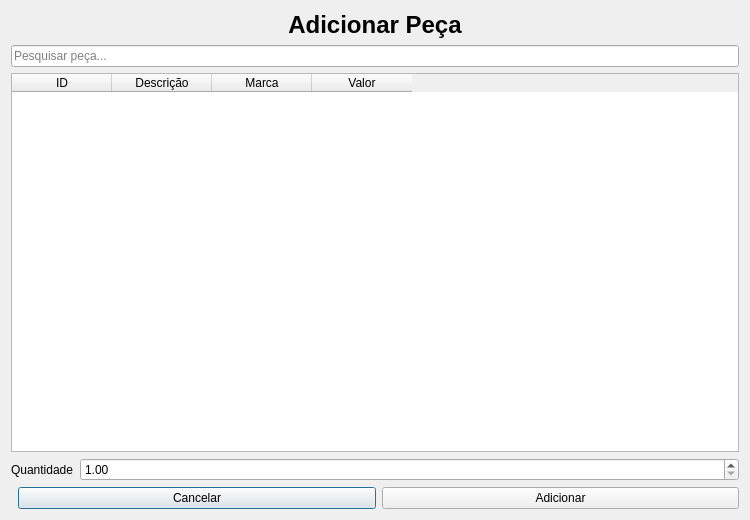
<?xml version="1.0" encoding="UTF-8"?>
<ui version="4.0">
 <class>SelecionarPecaForm</class>

 <widget class="QDialog" name="SelecionarPecaForm">

  <property name="geometry">
   <rect>
    <x>0</x>
    <y>0</y>
    <width>750</width>
    <height>520</height>
   </rect>
  </property>

  <property name="windowTitle">
   <string>Selecionar Peça</string>
  </property>

  <layout class="QVBoxLayout">

   <item>
    <widget class="QLabel">
     <property name="text">
      <string>Adicionar Peça</string>
     </property>
     <property name="alignment">
      <set>Qt::AlignCenter</set>
     </property>
     <property name="font">
      <font>
       <pointsize>18</pointsize>
       <bold>true</bold>
      </font>
     </property>
    </widget>
   </item>

   <item>
    <widget class="QLineEdit" name="txtPesquisar">
     <property name="placeholderText">
      <string>Pesquisar peça...</string>
     </property>
    </widget>
   </item>

   <item>

    <widget class="QTableWidget" name="tblPecas">

     <column>
      <property name="text">
       <string>ID</string>
      </property>
     </column>

     <column>
      <property name="text">
       <string>Descrição</string>
      </property>
     </column>

     <column>
      <property name="text">
       <string>Marca</string>
      </property>
     </column>

     <column>
      <property name="text">
       <string>Valor</string>
      </property>
     </column>

    </widget>

   </item>

   <item>

    <layout class="QFormLayout">

     <item row="0" column="0">
      <widget class="QLabel">
       <property name="text">
        <string>Quantidade</string>
       </property>
      </widget>
     </item>

     <item row="0" column="1">
      <widget class="QDoubleSpinBox" name="spnQuantidade">
       <property name="minimum">
        <double>1.0</double>
       </property>
       <property name="maximum">
        <double>9999.0</double>
       </property>
       <property name="value">
        <double>1.0</double>
       </property>
      </widget>
     </item>

    </layout>

   </item>

   <item>

    <layout class="QHBoxLayout">

     <item>
      <spacer name="horizontalSpacer">
       <property name="orientation">
        <enum>Qt::Horizontal</enum>
       </property>
      </spacer>
     </item>

     <item>
      <widget class="QPushButton" name="btnCancelar">
       <property name="text">
        <string>Cancelar</string>
       </property>
      </widget>
     </item>

     <item>
      <widget class="QPushButton" name="btnAdicionar">
       <property name="text">
        <string>Adicionar</string>
       </property>
      </widget>
     </item>

    </layout>

   </item>

  </layout>

 </widget>

 <resources/>
 <connections/>
</ui>
